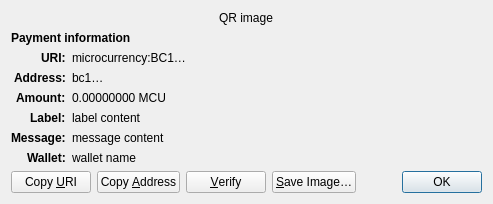
<?xml version="1.0" encoding="UTF-8"?>
<ui version="4.0">
 <class>ReceiveRequestDialog</class>
 <widget class="QDialog" name="ReceiveRequestDialog">
  <property name="geometry">
   <rect>
    <x>0</x>
    <y>0</y>
    <width>413</width>
    <height>229</height>
   </rect>
  </property>
  <property name="windowTitle">
   <string>Request payment to …</string>
  </property>
  <layout class="QGridLayout" name="gridLayout" columnstretch="0,1">
   <property name="sizeConstraint">
    <enum>QLayout::SetFixedSize</enum>
   </property>
   <item row="0" column="0" colspan="2" alignment="Qt::AlignHCenter">
    <widget class="QRImageWidget" name="qr_code">
     <property name="text">
      <string notr="true">QR image</string>
     </property>
     <property name="textInteractionFlags">
      <set>Qt::NoTextInteraction</set>
     </property>
    </widget>
   </item>
   <item row="1" column="0" colspan="2">
    <widget class="QLabel" name="payment_header">
     <property name="font">
      <font>
       <weight>75</weight>
       <bold>true</bold>
      </font>
     </property>
     <property name="text">
      <string>Payment information</string>
     </property>
     <property name="textInteractionFlags">
      <set>Qt::NoTextInteraction</set>
     </property>
    </widget>
   </item>
   <item row="2" column="0" alignment="Qt::AlignRight|Qt::AlignTop">
    <widget class="QLabel" name="uri_tag">
     <property name="font">
      <font>
       <weight>75</weight>
       <bold>true</bold>
      </font>
     </property>
     <property name="text">
      <string notr="true">URI:</string>
     </property>
     <property name="textFormat">
      <enum>Qt::PlainText</enum>
     </property>
     <property name="textInteractionFlags">
      <set>Qt::NoTextInteraction</set>
     </property>
    </widget>
   </item>
   <item row="2" column="1" alignment="Qt::AlignTop">
    <widget class="QLabel" name="uri_content">
     <property name="text">
      <string notr="true">microcurrency:BC1…</string>
     </property>
     <property name="textFormat">
      <enum>Qt::RichText</enum>
     </property>
     <property name="wordWrap">
      <bool>true</bool>
     </property>
     <property name="textInteractionFlags">
      <set>Qt::TextSelectableByMouse</set>
     </property>
    </widget>
   </item>
   <item row="3" column="0" alignment="Qt::AlignRight|Qt::AlignTop">
    <widget class="QLabel" name="address_tag">
     <property name="font">
      <font>
       <weight>75</weight>
       <bold>true</bold>
      </font>
     </property>
     <property name="text">
      <string>Address:</string>
     </property>
     <property name="textInteractionFlags">
      <set>Qt::NoTextInteraction</set>
     </property>
    </widget>
   </item>
   <item row="3" column="1" alignment="Qt::AlignTop">
    <widget class="QLabel" name="address_content">
     <property name="text">
      <string notr="true">bc1…</string>
     </property>
     <property name="textFormat">
      <enum>Qt::PlainText</enum>
     </property>
     <property name="textInteractionFlags">
      <set>Qt::TextSelectableByMouse</set>
     </property>
    </widget>
   </item>
   <item row="4" column="0" alignment="Qt::AlignRight|Qt::AlignTop">
    <widget class="QLabel" name="amount_tag">
     <property name="font">
      <font>
       <weight>75</weight>
       <bold>true</bold>
      </font>
     </property>
     <property name="text">
      <string>Amount:</string>
     </property>
     <property name="textInteractionFlags">
      <set>Qt::NoTextInteraction</set>
     </property>
    </widget>
   </item>
   <item row="4" column="1" alignment="Qt::AlignTop">
    <widget class="QLabel" name="amount_content">
     <property name="text">
      <string notr="true">0.00000000 MCU</string>
     </property>
     <property name="textFormat">
      <enum>Qt::PlainText</enum>
     </property>
     <property name="textInteractionFlags">
      <set>Qt::TextSelectableByMouse</set>
     </property>
    </widget>
   </item>
   <item row="5" column="0" alignment="Qt::AlignRight|Qt::AlignTop">
    <widget class="QLabel" name="label_tag">
     <property name="font">
      <font>
       <weight>75</weight>
       <bold>true</bold>
      </font>
     </property>
     <property name="text">
      <string>Label:</string>
     </property>
     <property name="textInteractionFlags">
      <set>Qt::NoTextInteraction</set>
     </property>
    </widget>
   </item>
   <item row="5" column="1" alignment="Qt::AlignTop">
    <widget class="QLabel" name="label_content">
     <property name="text">
      <string notr="true">label content</string>
     </property>
     <property name="textFormat">
      <enum>Qt::PlainText</enum>
     </property>
     <property name="wordWrap">
      <bool>true</bool>
     </property>
     <property name="textInteractionFlags">
      <set>Qt::TextSelectableByMouse</set>
     </property>
    </widget>
   </item>
   <item row="6" column="0" alignment="Qt::AlignRight|Qt::AlignTop">
    <widget class="QLabel" name="message_tag">
     <property name="font">
      <font>
       <weight>75</weight>
       <bold>true</bold>
      </font>
     </property>
     <property name="text">
      <string>Message:</string>
     </property>
     <property name="textInteractionFlags">
      <set>Qt::NoTextInteraction</set>
     </property>
    </widget>
   </item>
   <item row="6" column="1" alignment="Qt::AlignTop">
    <widget class="QLabel" name="message_content">
     <property name="text">
      <string notr="true">message content</string>
     </property>
     <property name="textFormat">
      <enum>Qt::PlainText</enum>
     </property>
     <property name="wordWrap">
      <bool>true</bool>
     </property>
     <property name="textInteractionFlags">
      <set>Qt::TextSelectableByMouse</set>
     </property>
    </widget>
   </item>
   <item row="7" column="0" alignment="Qt::AlignRight|Qt::AlignTop">
    <widget class="QLabel" name="wallet_tag">
     <property name="font">
      <font>
       <weight>75</weight>
       <bold>true</bold>
      </font>
     </property>
     <property name="text">
      <string>Wallet:</string>
     </property>
     <property name="textInteractionFlags">
      <set>Qt::NoTextInteraction</set>
     </property>
    </widget>
   </item>
   <item row="7" column="1" alignment="Qt::AlignTop">
    <widget class="QLabel" name="wallet_content">
     <property name="text">
      <string notr="true">wallet name</string>
     </property>
     <property name="textFormat">
      <enum>Qt::PlainText</enum>
     </property>
     <property name="wordWrap">
      <bool>true</bool>
     </property>
     <property name="textInteractionFlags">
      <set>Qt::TextSelectableByMouse</set>
     </property>
    </widget>
   </item>
   <item row="8" column="0" colspan="2">
    <layout class="QHBoxLayout" name="horizontalLayout">
     <item>
      <widget class="QPushButton" name="btnCopyURI">
       <property name="text">
        <string>Copy &amp;URI</string>
       </property>
       <property name="autoDefault">
        <bool>false</bool>
       </property>
      </widget>
     </item>
     <item>
      <widget class="QPushButton" name="btnCopyAddress">
       <property name="text">
        <string>Copy &amp;Address</string>
       </property>
       <property name="autoDefault">
        <bool>false</bool>
       </property>
      </widget>
     </item>
     <item>
      <widget class="QPushButton" name="btnVerify">
       <property name="text">
        <string>&amp;Verify</string>
       </property>
       <property name="toolTip">
        <string>Verify this address on e.g. a hardware wallet screen</string>
       </property>
       <property name="autoDefault">
        <bool>false</bool>
       </property>
      </widget>
     </item>
     <item>
      <widget class="QPushButton" name="btnSaveAs">
       <property name="text">
        <string>&amp;Save Image…</string>
       </property>
       <property name="autoDefault">
        <bool>false</bool>
       </property>
      </widget>
     </item>
     <item>
      <spacer name="horizontalSpacer_2">
       <property name="orientation">
        <enum>Qt::Horizontal</enum>
       </property>
       <property name="sizeHint" stdset="0">
        <size>
         <width>40</width>
         <height>20</height>
        </size>
       </property>
      </spacer>
     </item>
     <item>
      <widget class="QDialogButtonBox" name="buttonBox">
       <property name="focusPolicy">
        <enum>Qt::StrongFocus</enum>
       </property>
       <property name="standardButtons">
        <set>QDialogButtonBox::Ok</set>
       </property>
      </widget>
     </item>
    </layout>
   </item>
  </layout>
 </widget>
 <customwidgets>
  <customwidget>
   <class>QRImageWidget</class>
   <extends>QLabel</extends>
   <header>qt/qrimagewidget.h</header>
  </customwidget>
 </customwidgets>
 <tabstops>
  <tabstop>buttonBox</tabstop>
  <tabstop>btnCopyURI</tabstop>
  <tabstop>btnCopyAddress</tabstop>
  <tabstop>btnSaveAs</tabstop>
 </tabstops>
 <resources/>
 <connections>
  <connection>
   <sender>buttonBox</sender>
   <signal>accepted()</signal>
   <receiver>ReceiveRequestDialog</receiver>
   <slot>accept()</slot>
   <hints>
    <hint type="sourcelabel">
     <x>135</x>
     <y>230</y>
    </hint>
    <hint type="destinationlabel">
     <x>135</x>
     <y>126</y>
    </hint>
   </hints>
  </connection>
 </connections>
</ui>
